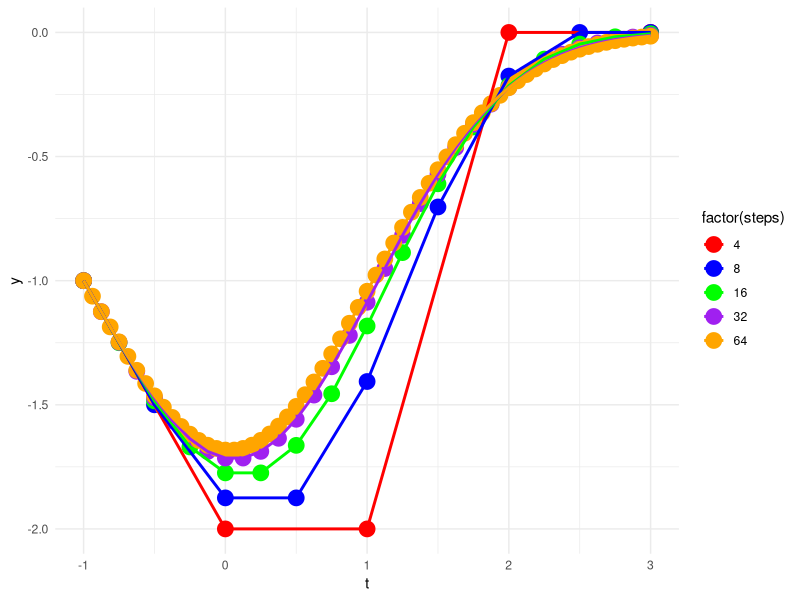
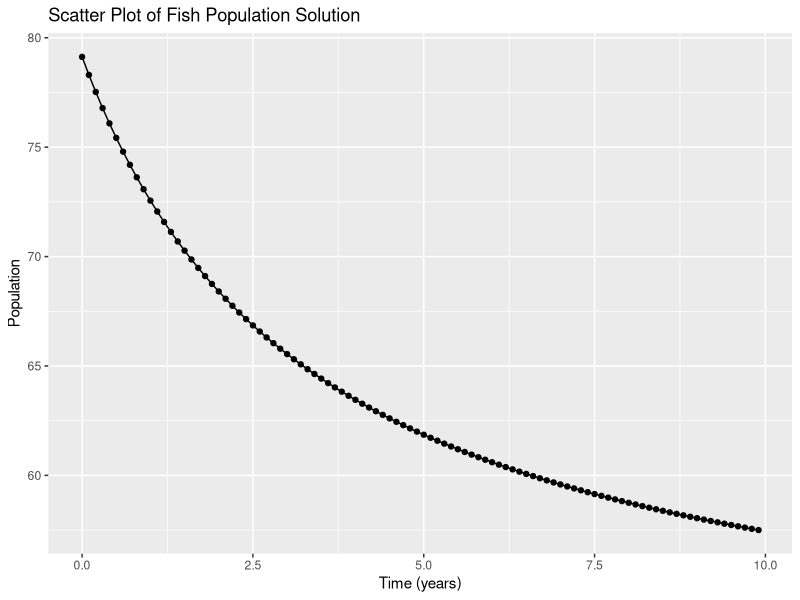
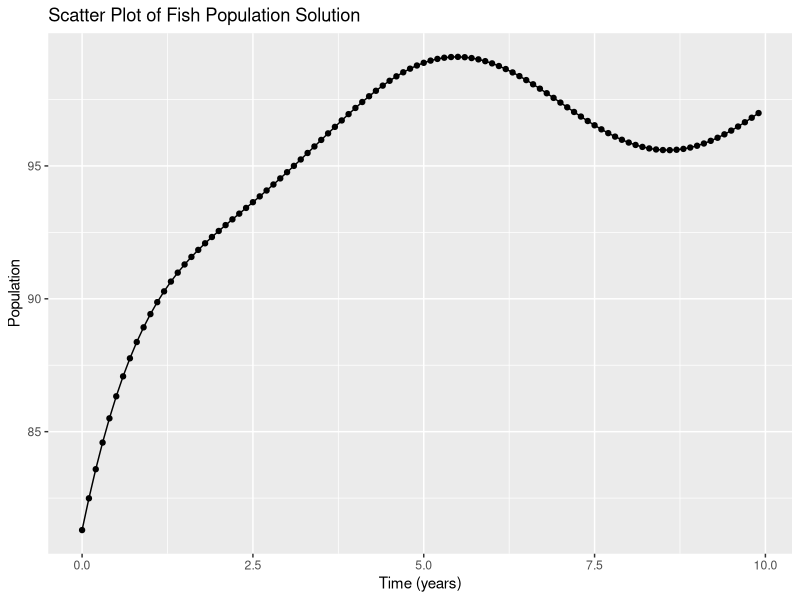
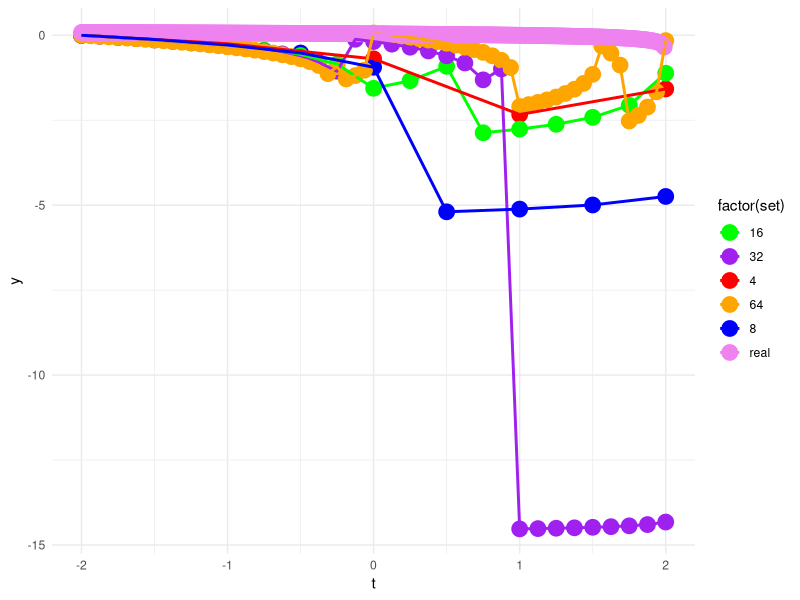
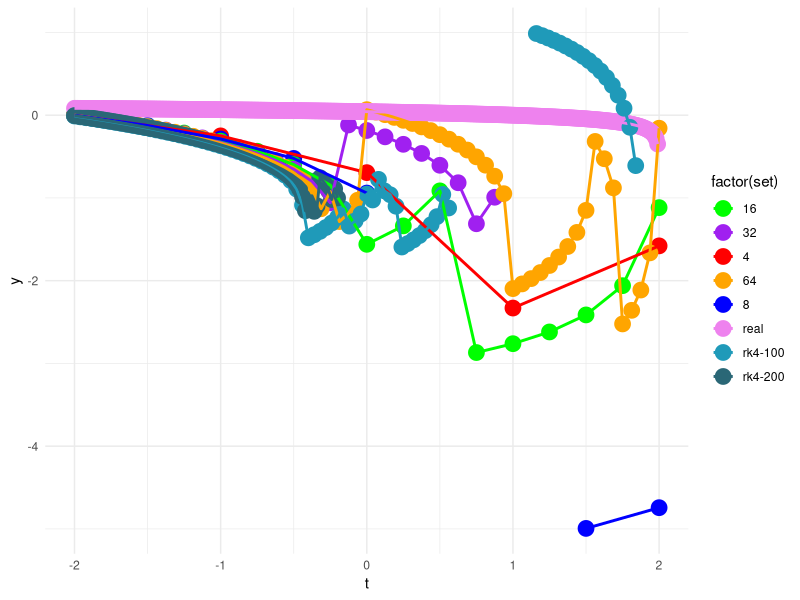

Reproduce these figures in R, in order.
## ---- chunk 1
knitr::opts_chunk$set(echo = TRUE, warning = FALSE, message = FALSE)

library(ggplot2)
## ---- chunk 2
t <- -1
y <- -1
df <- data.frame(x = numeric(0), y = numeric(0), set = numeric(0))

diff_eq <- function(t, y) {
  result <- -t * y
  return(result)
}

euler_method <- function(steps, diff_func) {
  delta_t <- 4/steps
  t_vector <- c(t)
  y_vector <- c(y)
  for (i in 0:(steps-1)) {
    y <- y + diff_func(t, y) * delta_t
    t <- t + delta_t

    t_vector <- c(t_vector, t)
    y_vector <- c(y_vector, y)
  }

  # print(t_vector)
  print(y_vector)

  step_size_vector <- rep(steps, length(t_vector))
  df <<- rbind(df, data.frame(x = t_vector, y = y_vector, steps = step_size_vector))

}

lst <- list(4,8,16,32,64)
for (element in lst) {
  euler_method(element, diff_eq)
}

#ykplusone + yk + f(tk, yk)delta(t)
## ---- chunk 3
ggplot(df, aes(x, y, color = factor(steps))) +
  geom_point(size = 5) +
  geom_line(aes(group = steps), size = 1) +
  labs(x = "t", y = "y") +
  scale_color_manual(values = c("4" = "red", "8" = "blue", "16" = "green", "32" = "purple", "64" = "orange")) +
  theme_minimal()
## ---- chunk 4
#At steps = 16, the solutions look more accuracte. There's more curvature to the solution, whereas before with only 4 steps, there's more defined over and underestimation of the actual solution.
## ---- chunk 5
diff_eq2 <- function(t, p){
  return ( p*(1 - p/100) - 25 )
}

rk4_method <- function(t, p, steps, interval, diff_func){
  t_vector <- vector("numeric", length = 0)
  p_vector <- vector("numeric", length = 0)
  
  delta_t = interval/steps
  
  for (i in 0:(steps-1)) {
    t_vector <- c(t_vector, t)

    t_mid <- t + delta_t/2

    mk <- diff_func(t, p)
    nk <- diff_func(t_mid, p + mk*(delta_t/2))
    qk <- diff_func(t_mid, p + nk*(delta_t/2))

    t <- t + delta_t
    pk <- diff_func(t, p + qk*delta_t)

    p <- p + ((mk + 2*nk + 2*qk + pk)/6) * delta_t

    p_vector <- c(p_vector, p)
  }
  return (list(t = t_vector, p = p_vector))
}

list <- rk4_method(0, 80, 100, 10, diff_eq2)
print(list$t)
print(list$p)
## ---- chunk 6
data <- data.frame(t = list$t, p = list$p)
  ggplot(data, aes(x = t, y = p)) +
    geom_point() +
    geom_line() +
    labs(x = "Time (years)", y = "Population", title = "Scatter Plot of Fish Population Solution")
## ---- chunk 7
#The population decreases but at a slower and slower rate
## ---- chunk 8
diff_eq3 <- function(t, p){
  return ( p*(1 - p/100) - 5*((1+sin(t))/2) )
}

list <- rk4_method(0, 80, 100, 10, diff_eq3)
print(list$t)
print(list$p)

data <- data.frame(t = list$t, p = list$p)
  ggplot(data, aes(x = t, y = p)) +
    geom_point() +
    geom_line() +
    labs(x = "Time (years)", y = "Population", title = "Scatter Plot of Fish Population Solution")

## ---- chunk 9
#The population increases but then the sinosoidal rate of change in the second term starts to take over after about 5 years when the population gets close to the carrying capacity. After this, the fish population will fluctuate sinosoidally in the ~96 to ~99 range.

## ---- chunk 10
diff_eq4 <- function(t,y) {
  return( 1/((y+1)*(t-2)) )
}

solution <- function(t) {
  return ( -1 + sqrt(1 + log(((t-2)^2))/16) )
}

euler_method2 <- function(t, y, steps, end, diff_func) {
  step_size <- (end-t)/steps
  
  t_vector <- vector("numeric", length = 0)
  y_vector <- vector("numeric", length = 0)

  for (i in seq(t, end, by = step_size)) {
    y_vector <- c(y_vector, y)
    t_vector <- c(t_vector, t)

    y <- y + step_size * diff_func(t, y)
    t <- t + step_size
  }
  return (list(y = y_vector, t = t_vector))

}



lst <- list(4,8,16,32,64)
df <- data.frame(x = numeric(0), y = numeric(0), set = numeric(0))

for (element in lst) {
  list <- euler_method2(-2, 0, element, 2, diff_eq4)
  df <- rbind(df, data.frame(x = list$t, y = list$y, set = rep(element, length(list$t))))
}


t <- seq(-2, 2, by = 0.01)
y <- sapply(t, solution)

df <- rbind(df, data.frame(x = t, y = y, set = rep("real", length(t))))


print(df)

ggplot(df, aes(x, y, color = factor(set))) +
  geom_point(size = 5) +
  geom_line(aes(group = set), size = 1) +
  labs(x = "t", y = "y") +
  scale_color_manual(values = c("4" = "red", "8" = "blue", "16" = "green", "32" = "purple", "64" = "orange", "real" = "violet")) +
  theme_minimal()
## ---- chunk 11

list <- rk4_method(-2, 0, 100, 4, diff_eq4)
df <- rbind(df, data.frame(x = list$t, y = list$p, set = rep("rk4-100", length(list$t))))
list <- rk4_method(-2, 0, 200, 4, diff_eq4)
df <- rbind(df, data.frame(x = list$t, y = list$p, set = rep("rk4-200", length(list$t))))

ggplot(df, aes(x, y, color = factor(set))) +
  geom_point(size = 5) +
  geom_line(aes(group = set), size = 1) +
  labs(x = "t", y = "y") +
  scale_y_continuous(limits = c(-5, 1)) + 
  scale_color_manual(values = c("4" = "red", "8" = "blue", "16" = "green", "32" = "purple", "64" = "orange", "real" = "violet", "rk4-100" = "#1f9ab9", "rk4-200" = "#2a6776")) +
  theme_minimal()
## ---- chunk 12
#Even though the given solution is a pretty continous line, the solution obtained from Euler's and RK jump all over the place with big discrete jumps rather than smooth derivative changes. For Euler's a high step count of 64 resulted in the solution most closely matching the real provided solution. For RK method, a bigger step size resulted in a less accurate solution graph. Also, RK with step size of 100 did not do better than Euler with only a step size of 64.
